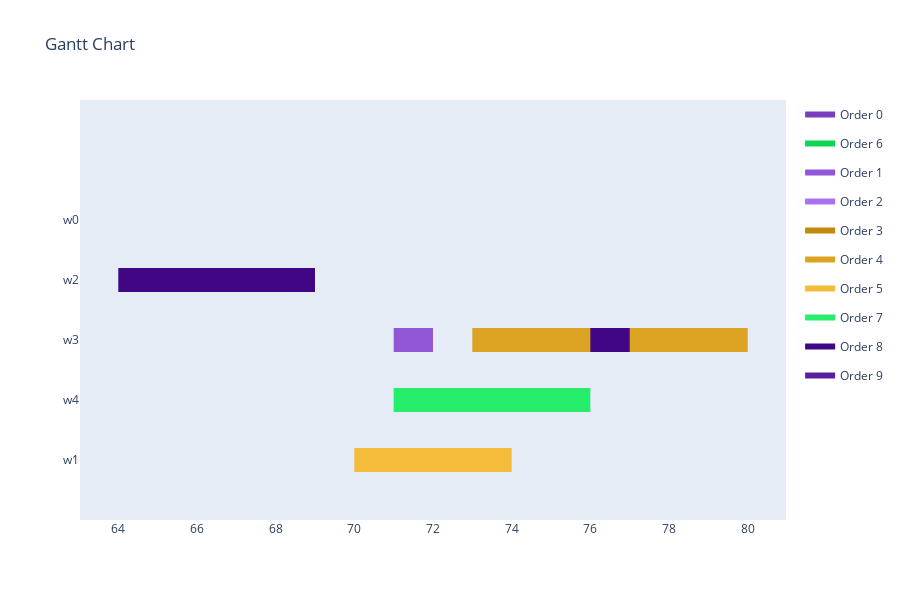

The notebook cell saved with this chart:
### Markdown cell above
Translate to Schedule

### Code cell
schedule = GAToScheduleTranslator().translate(result, selected_tasks, env, orders)
"""for workstation in schedule.assignments:
    for assignment in schedule.assignments[workstation]:
        print(f'Workstation: {workstation}, Task: {assignment[0]}, Start Time: {assignment[1]}, Duration: {durations[assignment[0]][workstation]}')"""
visualize_schedule(schedule, env, orders)

### Figure 1 — Plotly figure (JSON) as saved in the notebook; plotly's stock layout.template omitted (floating-point values rounded to 4 significant figures)
{"data": [{"fill": "toself", "fillcolor": "rgb(120, 62, 190)", "hoverinfo": "name", "legendgroup": "rgb(120, 62, 190)", "mode": "none", "name": "Order 0", "type": "scatter", "x": [70, 70, 70, 70], "y": [3.8, 3.8, 4.2, 4.2]}, {"fill": "toself", "fillcolor": "rgb(14, 212, 84)", "hoverinfo": "name", "legendgroup": "rgb(14, 212, 84)", "mode": "none", "name": "Order 6", "type": "scatter", "x": [64, 64, 64, 64, 64, 69, 69, 69, 69], "y": [3.8, 3.8, 4.2, 4.2, null, 1.8, 1.8, 2.2, 2.2]}, {"fill": "toself", "fillcolor": "rgb(145, 87, 215)", "hoverinfo": "name", "legendgroup": "rgb(145, 87, 215)", "mode": "none", "name": "Order 1", "type": "scatter", "x": [66, 66, 66, 66, 66, 74, 78, 78, 74, 74, 71, 72, 72, 71], "y": [2.8, 2.8, 3.2, 3.2, null, 1.8, 1.8, 2.2, 2.2, null, 1.8, 1.8, 2.2, 2.2]}, {"fill": "toself", "fillcolor": "rgb(170, 112, 240)", "hoverinfo": "name", "legendgroup": "rgb(170, 112, 240)", "mode": "none", "name": "Order 2", "type": "scatter", "x": [66, 66, 66, 66, 66, 74, 74, 74, 74, 74, 67, 67, 67, 67], "y": [3.8, 3.8, 4.2, 4.2, null, 3.8, 3.8, 4.2, 4.2, null, 0.8, 0.8, 1.2, 1.2]}, {"fill": "toself", "fillcolor": "rgb(195, 137, 9)", "hoverinfo": "name", "legendgroup": "rgb(195, 137, 9)", "mode": "none", "name": "Order 3", "type": "scatter", "x": [80, 80, 80, 80, 80, 77, 77, 77, 77, 77, 74, 74, 74, 74, 74, 67, 67, 67, 67], "y": [3.8, 3.8, 4.2, 4.2, null, 2.8, 2.8, 3.2, 3.2, null, 2.8, 2.8, 3.2, 3.2, null, 1.8, 1.8, 2.2, 2.2]}, {"fill": "toself", "fillcolor": "rgb(220, 162, 34)", "hoverinfo": "name", "legendgroup": "rgb(220, 162, 34)", "mode": "none", "name": "Order 4", "type": "scatter", "x": [71, 71, 71, 71, 71, 73, 80, 80, 73], "y": [3.8, 3.8, 4.2, 4.2, null, 1.8, 1.8, 2.2, 2.2]}, {"fill": "toself", "fillcolor": "rgb(245, 187, 59)", "hoverinfo": "name", "legendgroup": "rgb(245, 187, 59)", "mode": "none", "name": "Order 5", "type": "scatter", "x": [78, 78, 78, 78, 78, 70, 74, 74, 70, 70, 79, 79, 79, 79], "y": [1.8, 1.8, 2.2, 2.2, null, -0.2, -0.2, 0.2, 0.2, null, -0.2, -0.2, 0.2, 0.2]}, {"fill": "toself", "fillcolor": "rgb(39, 237, 109)", "hoverinfo": "name", "legendgroup": "rgb(39, 237, 109)", "mode": "none", "name": "Order 7", "type": "scatter", "x": [79, 79, 79, 79, 79, 70, 70, 70, 70, 70, 71, 76, 76, 71, 71, 69, 69, 69, 69], "y": [3.8, 3.8, 4.2, 4.2, null, 1.8, 1.8, 2.2, 2.2, null, 0.8, 0.8, 1.2, 1.2, null, -0.2, -0.2, 0.2, 0.2]}, {"fill": "toself", "fillcolor": "rgb(64, 6, 134)", "hoverinfo": "name", "legendgroup": "rgb(64, 6, 134)", "mode": "none", "name": "Order 8", "type": "scatter", "x": [64, 69, 69, 64, 64, 75, 75, 75, 75, 75, 76, 77, 77, 76], "y": [2.8, 2.8, 3.2, 3.2, null, 1.8, 1.8, 2.2, 2.2, null, 1.8, 1.8, 2.2, 2.2]}, {"fill": "toself", "fillcolor": "rgb(89, 31, 159)", "hoverinfo": "name", "legendgroup": "rgb(89, 31, 159)", "mode": "none", "name": "Order 9", "type": "scatter", "x": [71, 71, 71, 71, 71, 76, 76, 76, 76, 76, 64, 64, 64, 64, 64, 68, 68, 68, 68], "y": [3.8, 3.8, 4.2, 4.2, null, 3.8, 3.8, 4.2, 4.2, null, 0.8, 0.8, 1.2, 1.2, null, -0.2, -0.2, 0.2, 0.2]}, {"legendgroup": "rgb(120, 62, 190)", "marker": {"color": "rgb(120, 62, 190)", "opacity": 0, "size": 1}, "mode": "markers", "name": "", "showlegend": false, "text": [null, null], "type": "scatter", "x": [70, 70], "y": [4, 4]}, {"legendgroup": "rgb(14, 212, 84)", "marker": {"color": "rgb(14, 212, 84)", "opacity": 0, "size": 1}, "mode": "markers", "name": "", "showlegend": false, "text": [null, null, null, null], "type": "scatter", "x": [64, 64, 69, 69], "y": [4, 4, 2, 2]}, {"legendgroup": "rgb(145, 87, 215)", "marker": {"color": "rgb(145, 87, 215)", "opacity": 0, "size": 1}, "mode": "markers", "name": "", "showlegend": false, "text": [null, null, null, null, null, null], "type": "scatter", "x": [66, 66, 74, 78, 71, 72], "y": [3, 3, 2, 2, 2, 2]}, {"legendgroup": "rgb(170, 112, 240)", "marker": {"color": "rgb(170, 112, 240)", "opacity": 0, "size": 1}, "mode": "markers", "name": "", "showlegend": false, "text": [null, null, null, null, null, null], "type": "scatter", "x": [66, 66, 74, 74, 67, 67], "y": [4, 4, 4, 4, 1, 1]}, {"legendgroup": "rgb(195, 137, 9)", "marker": {"color": "rgb(195, 137, 9)", "opacity": 0, "size": 1}, "mode": "markers", "name": "", "showlegend": false, "text": [null, null, null, null, null, null, null, null], "type": "scatter", "x": [80, 80, 77, 77, 74, 74, 67, 67], "y": [4, 4, 3, 3, 3, 3, 2, 2]}, {"legendgroup": "rgb(220, 162, 34)", "marker": {"color": "rgb(220, 162, 34)", "opacity": 0, "size": 1}, "mode": "markers", "name": "", "showlegend": false, "text": [null, null, null, null], "type": "scatter", "x": [71, 71, 73, 80], "y": [4, 4, 2, 2]}, {"legendgroup": "rgb(245, 187, 59)", "marker": {"color": "rgb(245, 187, 59)", "opacity": 0, "size": 1}, "mode": "markers", "name": "", "showlegend": false, "text": [null, null, null, null, null, null], "type": "scatter", "x": [78, 78, 70, 74, 79, 79], "y": [2, 2, 0, 0, 0, 0]}, {"legendgroup": "rgb(39, 237, 109)", "marker": {"color": "rgb(39, 237, 109)", "opacity": 0, "size": 1}, "mode": "markers", "name": "", "showlegend": false, "text": [null, null, null, null, null, null, null, null], "type": "scatter", "x": [79, 79, 70, 70, 71, 76, 69, 69], "y": [4, 4, 2, 2, 1, 1, 0, 0]}, {"legendgroup": "rgb(64, 6, 134)", "marker": {"color": "rgb(64, 6, 134)", "opacity": 0, "size": 1}, "mode": "markers", "name": "", "showlegend": false, "text": [null, null, null, null, null, null], "type": "scatter", "x": [64, 69, 75, 75, 76, 77], "y": [3, 3, 2, 2, 2, 2]}, {"legendgroup": "rgb(89, 31, 159)", "marker": {"color": "rgb(89, 31, 159)", "opacity": 0, "size": 1}, "mode": "markers", "name": "", "showlegend": false, "text": [null, null, null, null, null, null, null, null], "type": "scatter", "x": [71, 71, 76, 76, 64, 64, 68, 68], "y": [4, 4, 4, 4, 1, 1, 0, 0]}], "layout": {"height": 600, "hovermode": "closest", "showlegend": true, "title": {"text": "Gantt Chart"}, "xaxis": {"rangeselector": {"buttons": [{"count": 7, "label": "1w", "step": "day", "stepmode": "backward"}, {"count": 1, "label": "1m", "step": "month", "stepmode": "backward"}, {"count": 6, "label": "6m", "step": "month", "stepmode": "backward"}, {"count": 1, "label": "YTD", "step": "year", "stepmode": "todate"}, {"count": 1, "label": "1y", "step": "year", "stepmode": "backward"}, {"step": "all"}]}, "showgrid": false, "type": "linear", "zeroline": false}, "yaxis": {"autorange": false, "range": [-1, 6], "showgrid": false, "ticktext": ["w1", "w4", "w3", "w2", "w0"], "tickvals": [0, 1, 2, 3, 4], "zeroline": false}}}
